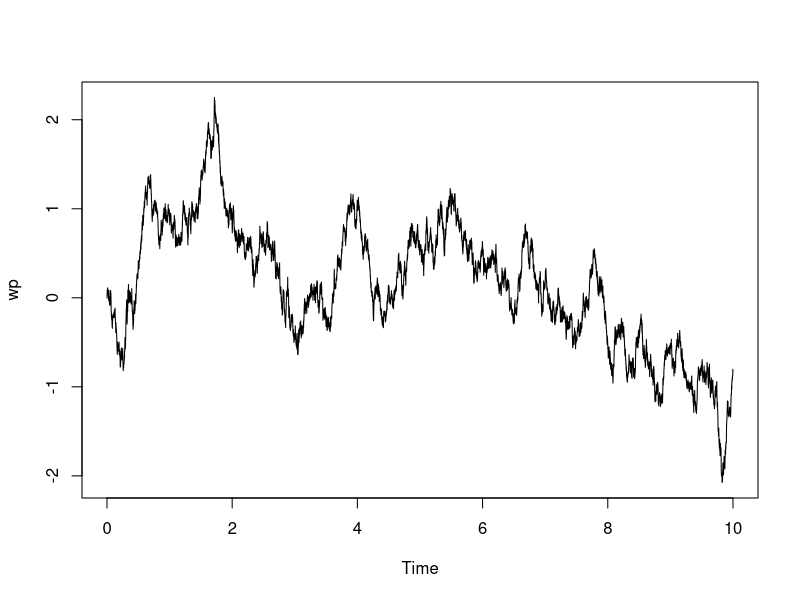
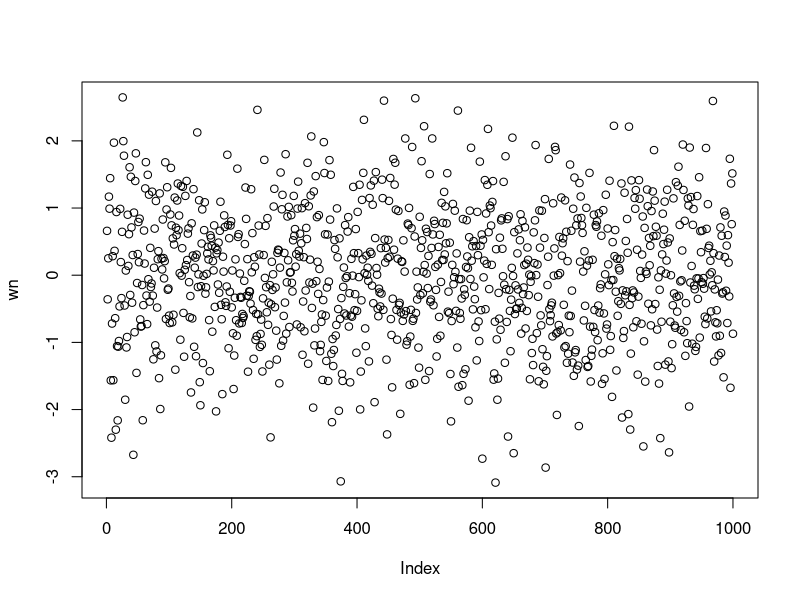
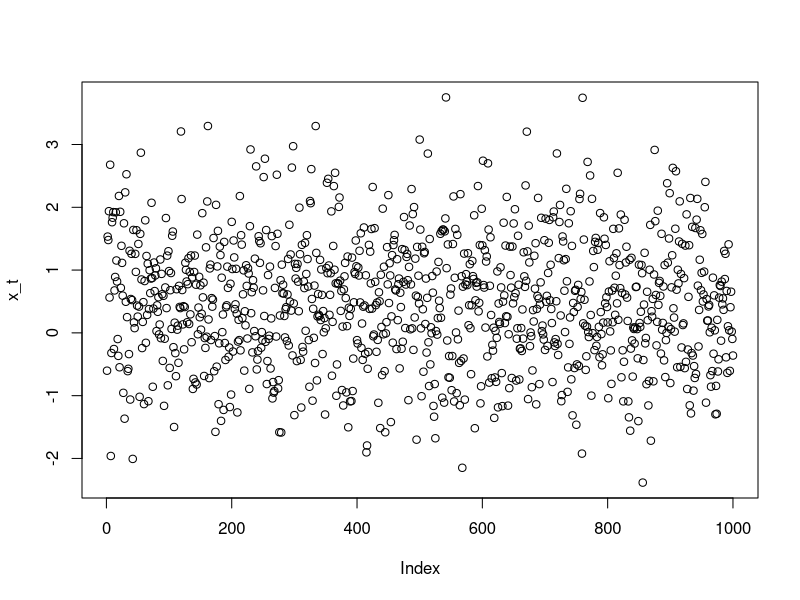
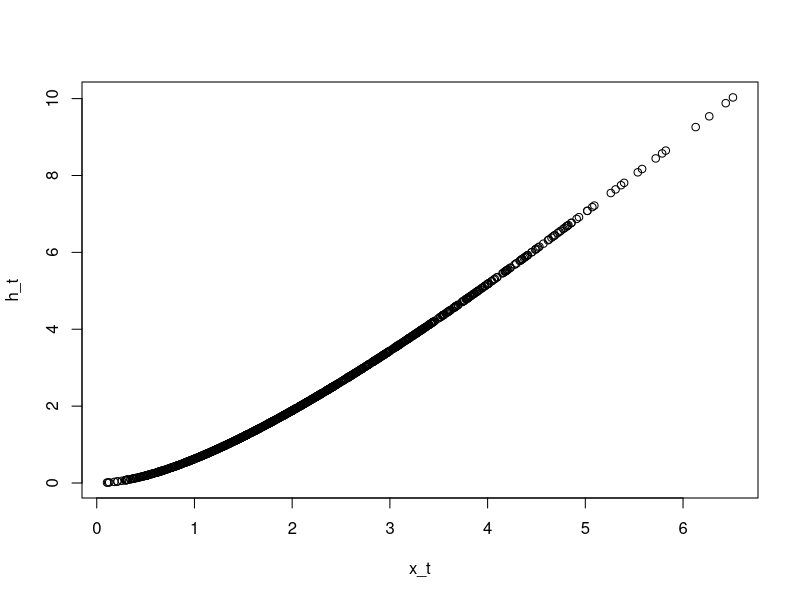

Write R code to recreate these figures, in order.

# AEC 2.1: Univariate Time Series Econometrics ----------------------------

# Playground


# Wiener Process ----------------------------------------------------------

library(e1071)

wp <- rwiener(end = 10)
plot(wp)
var(wp)
mean(wp)


# White Noise -------------------------------------------------------------

wn <- rnorm(1000)
plot(wn)
var(wn)

# example of stationarity without ergodicity
# note (characterization of ergodicity):
# - as t->inf, mean(x_t) -> (a.s.) mu
# - all measurable, strictly stationary, and ergodic mappings f_t of a process x_t also converges a.s. to E(f(x_t))

# define x_t = \epsilon_t + delta, where delta ~ N(0,1)
# delta shifts the white noise process eps_t by delta, which is normally distributed, but time-independent

eps_t <- rnorm(1000)
delta <- rnorm(1)

x_t <- eps_t + delta
plot(x_t)

# this process is stationary, but not ergodic:
# E(x_t) -> (a.s.) mu + delta != mu


# Conditional Heteroskedasticity ------------------------------------------

# Consider x_t = sqrt(h_t) + e_t, where e_t ~ iid(0,1)
# and h_t = f(x_{t-1}, x_{t-2}, ...)
n <- 1000

library(MASS)
df <- mvrnorm(n = n, mu = c(0,0), Sigma = matrix(c(1, 0.5, 0.5, 1), nrow = 2))
e_t <- df[,1]
h_t <- abs(df[,2])

e_t <- abs(rnorm(n))
h_t <- lag(e_t, 1) + lag(e_t, 2) + lag(e_t, 3)
x_t <- sqrt(h_t) + e_t
plot(x_t, h_t) # see heteroskedasticity

# (G)ARCH model accounting for conditional heteroskedasticity
x_t_sq <- x_t^2
arch_model <- lm(h_t ~ x_t_sq + lag(x_t_sq, 1) + lag(x_t_sq, 2) + lag(x_t_sq, 3))
summary(arch_model)

# variance gamma(0)
gamma0 <- arch_model$coefficients[1] / (1 - arch_model$coefficients[2] - arch_model$coefficients[3] - arch_model$coefficients[4])
